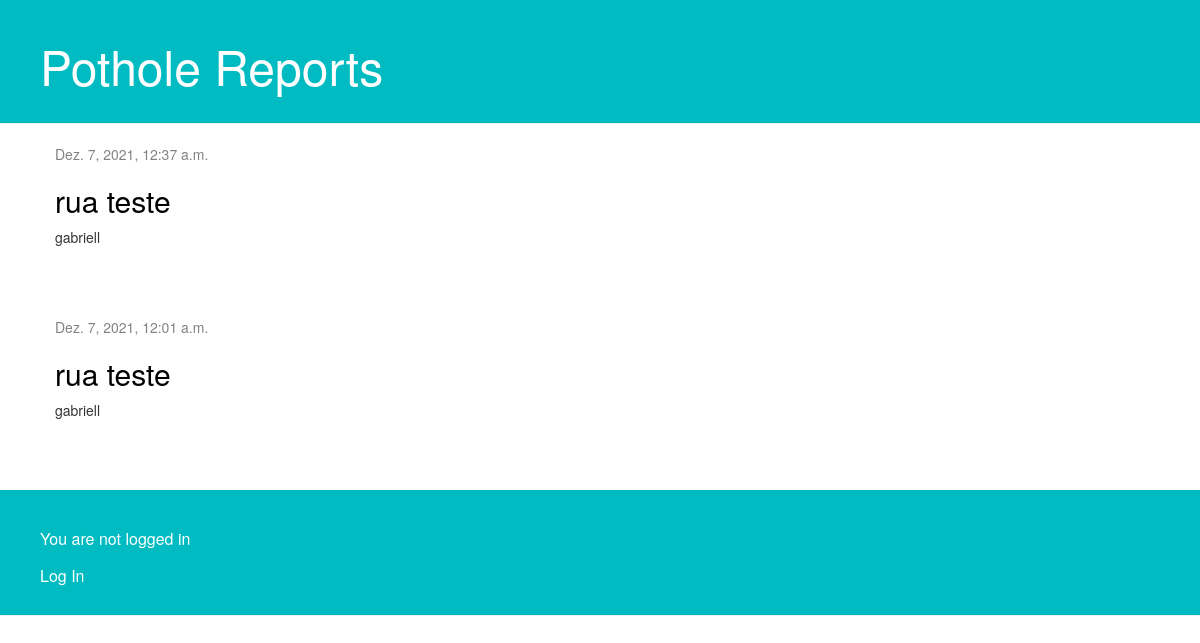
The app's page /, older data.
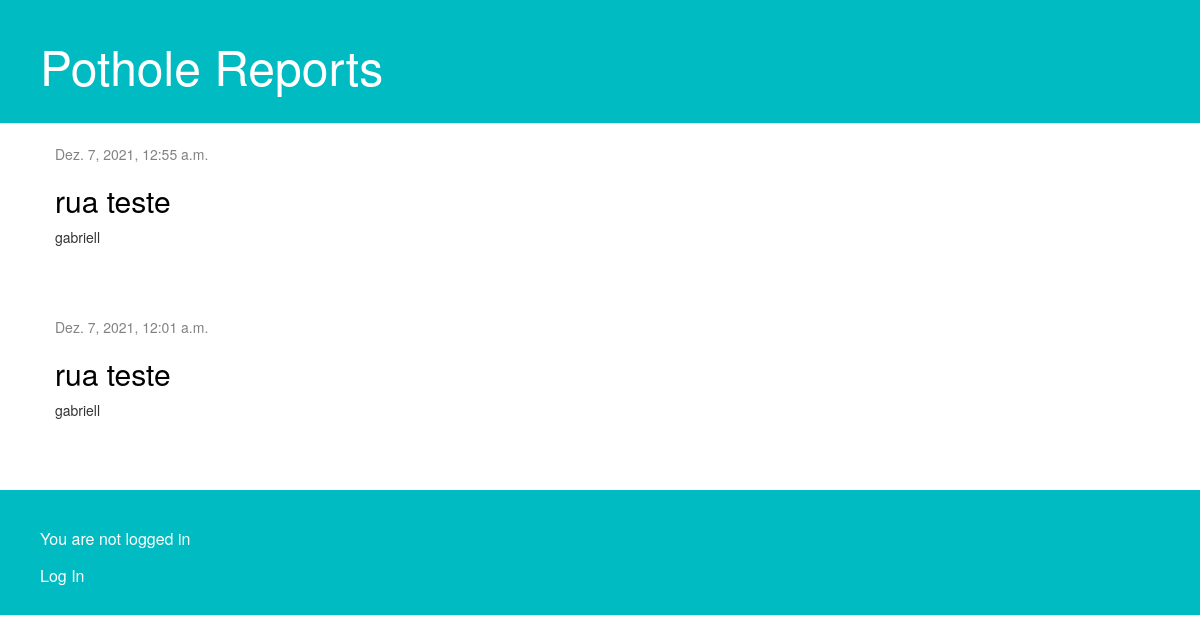
The same page, newer data.
### report/models.py (models this page shows, shortened)
class Report(models.Model):
    author = models.ForeignKey(settings.AUTH_USER_MODEL, on_delete=models.CASCADE)
    street = models.TextField()
    number = models.IntegerField()
    district = models.TextField()
    address = models.TextField()
    description = models.TextField()
    created_date = models.DateTimeField(default=timezone.now)
    published_date = models.DateTimeField(blank=True, null=True)

### report/views.py (the view)
# urls.py: path('', views.report_list, name='report_list'),
def report_list(request):
    reports = Report.objects.filter(published_date__lte=timezone.now()).order_by('-published_date')
    return render(request, 'report/report_list.html', {'reports': reports})

### report/templates/report/report_list.html
{% extends 'report/base.html' %}
{% block content %}
    {% for report in reports %}
        <div class="report">
            <div class="date">
                {{ report.published_date }}
            </div>
            <h2><a href="{% url 'report_detail' pk=report.pk %}">{{ report.address }}</a></h2>
            <p>{{ report.author }}</p>
        </div>
    {% empty %}
        <div class="report">
            <h2><a>"No reports yet!"</a>></h2>
        </div>
    {% endfor %}
{% endblock %}

Row changes from the older to the newer data that the page shows:
changed Report: published_date "Dez. 7, 2021, 12:37 a.m." → "Dez. 7, 2021, 12:55 a.m."
